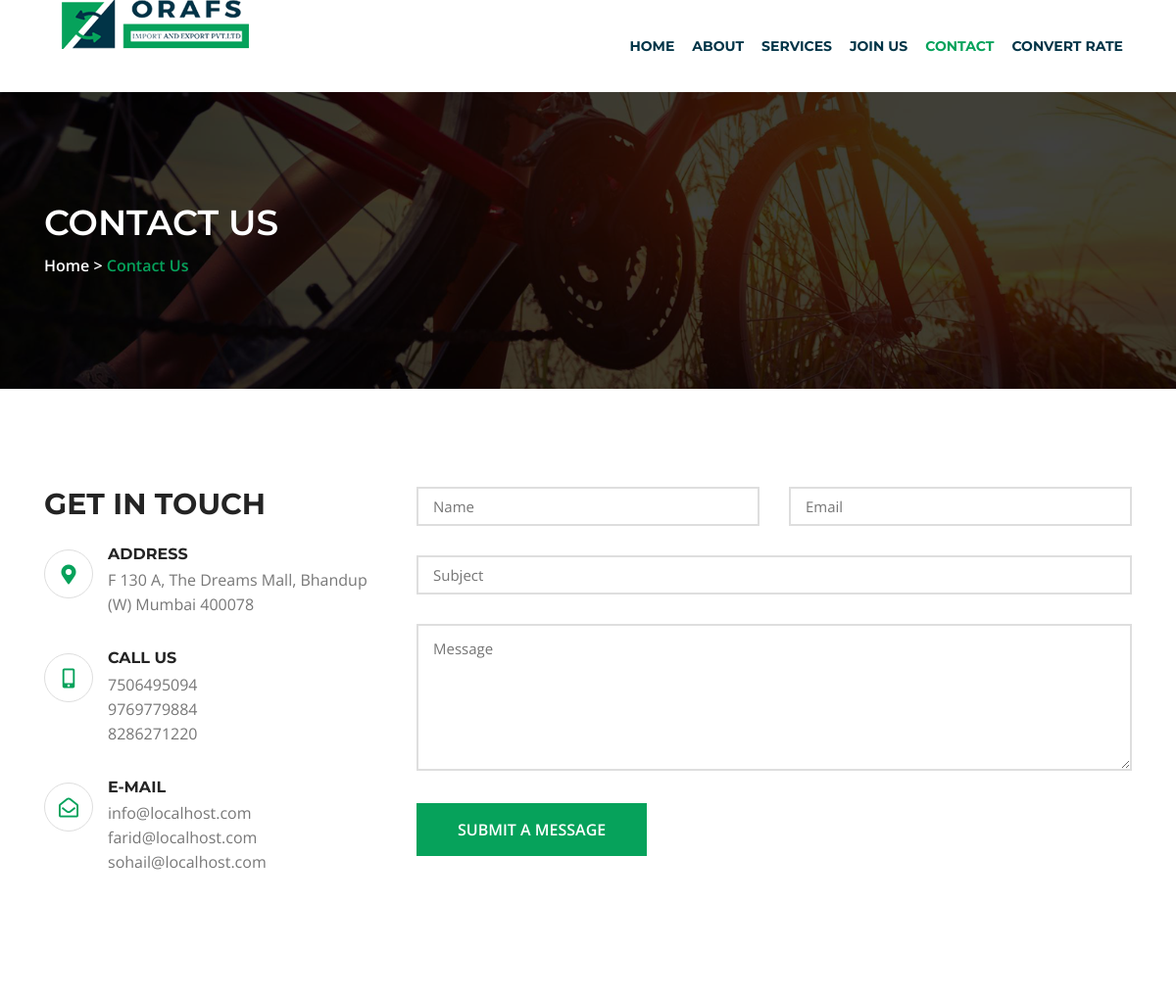
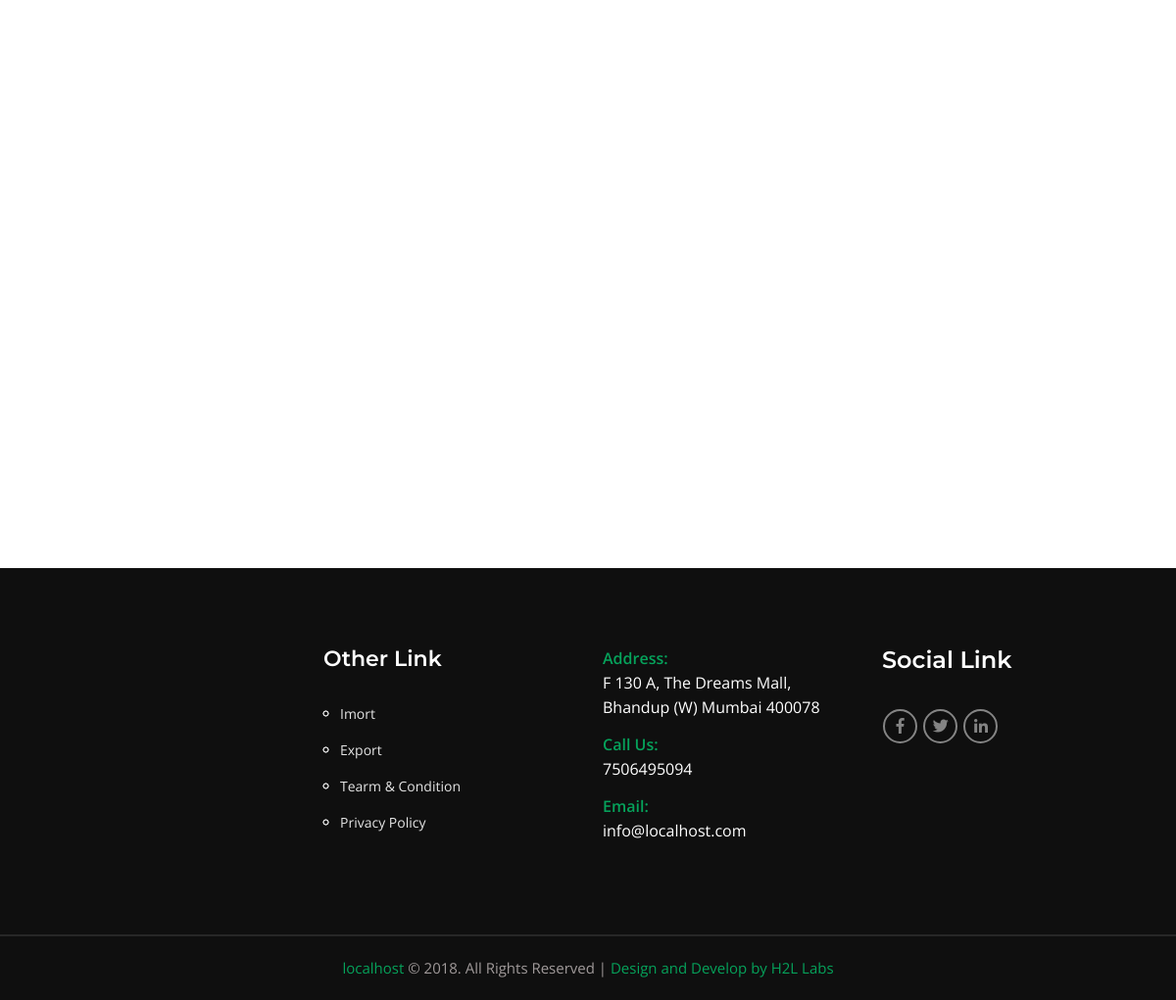
The page /contact-us.php on the database its author committed (2 pictures, top to bottom).
### tables this page shows
CREATE TABLE `menus` (
  `id` int(11) NOT NULL,
  `website_url` varchar(255) NOT NULL,
  `home` varchar(50) NOT NULL,
  `about` varchar(50) NOT NULL,
  `services` varchar(50) NOT NULL,
  `import` varchar(50) NOT NULL,
  `export` varchar(50) NOT NULL,
  `port` varchar(50) NOT NULL,
  `convert_rate` varchar(50) NOT NULL,
  `joinus` varchar(50) NOT NULL,
  `contact` varchar(50) NOT NULL
);

CREATE TABLE `cms_pages` (
  `id` int(11) NOT NULL,
  `website_url` varchar(255) NOT NULL,
  `page_name` varchar(75) NOT NULL,
  `title` varchar(255) NOT NULL,
  `description` varchar(255) NOT NULL,
  `keywords` varchar(255) NOT NULL,
  `url` varchar(255) NOT NULL,
  `image` varchar(255) NOT NULL,
  `image1` varchar(255) NOT NULL,
  `content1` varchar(500) NOT NULL,
  `content2` varchar(500) NOT NULL,
  `content3` varchar(500) NOT NULL,
  `contact1` varchar(11) NOT NULL,
  `contact3` varchar(11) NOT NULL,
  `contact2` varchar(11) NOT NULL,
  `email1` varchar(255) NOT NULL,
  `email2` varchar(255) NOT NULL,
  `email3` varchar(255) NOT NULL,
  `address` varchar(500) NOT NULL,
  `status` int(1) NOT NULL
);

### visiondecoder/Packages/Database/DB.php (called while the page is built, shortened)
<?php
class DB {
	private $Mysqli;
	private $tableName;
	function __construct() {
		$this->Mysqli = new \mysqli("localhost", "toot", "", "db_name");
		return $this->Mysqli;
	}
	public function SelectTable($tableName) {
		$this->tableName = $tableName;
	}
	public function query($query) {
		$queryResult = $this->Mysqli->query($query) or die($this->Mysqli->error);
		return $queryResult;
	}
	public function SelectAllWhere($condition) {
		foreach ($condition as $key => $value) {
			$query = "SELECT * FROM $this->tableName WHERE $key = '$value'";
		}
		$queryResult = $this->query($query);
		return $queryResult;
	}
}

### config/bootstrap.php (called while the page is built, shortened)
<?php
$DB = new visiondecoder\Packages\Database\DB();
$CMS = new visiondecoder\Packages\CMS\CMS($DB);

### visiondecoder/Packages/CMS/CMS.php (called while the page is built, shortened)
<?php
class CMS {
	public $DB;
	private $pageName;
	private $websiteUrl;
	function __construct($DB) {
		$this->DB = $DB;
		$this->websiteUrl = 'http://localhost.com/';
	}
	public function setPage($pageName) {
		$this->pageName = $pageName;
	}
	public function FetchCMSContents() {
		$cmsResult = $this->DB->SelectAllWhere(['website_url' => $this->websiteUrl]);
		$cmsContents = [];
		while ($records = $cmsResult->fetch_object()) {
			$cmsContents = $records;
		}
		return $cmsContents;
	}
	public function FetchCMSPage() {
		$cmsResult = $this->DB->SelectAllWhere(['page_name' => $this->pageName]);
		$cmsContents = [];
		while ($records = $cmsResult->fetch_object()) {
			$cmsContents = $records;
		}
		return $cmsContents;
	}
	public function FetchMenus() {
		$menuResult = $this->DB->SelectAllWhere(['website_url' => $this->websiteUrl]);
		$menus = [];
		while ($records = $menuResult->fetch_object()) {
			$menus = $records;
		}
		return $menus;
	}
}

### views/contact-us.php (the view, shortened to what this page needs)
<?php include 'header.php';?>
<?php
$CMS->setPage('contact');
$contactCMS = $CMS->FetchCMSPage();
?>
		<section id="about-area" class="out-slider">
			<div class="container">
				<div class="row">
					<div class="col-lg-12">
						<div class="out-slider-content">
							<h2>contact us</h2>
							<p>Home > <span> Contact Us</span></p>
						</div>
					</div>
				</div>
			</div>
		</section>
		<section id="contacts-area" class="pt-60 pb-100">
			<div class="container">
				<div class="row">
					<div class="col-lg-4 col-md-7 pt-40">
						<div class="touch-text">
							<div class="address-title">
								<h6>Get in touch</h6>
							</div>
							<div class="address">
								<i class="fas fa-map-marker-alt"></i>
								<div class="address-text">
									<h6>address</h6>
									<p><?=$contactCMS->address;?></p>
								</div>
							</div>
							<div class="address">
								<i class="fas fa-mobile-alt"></i>
								<div class="address-text">
									<h6>call us</h6>
									<p><?=$contactCMS->contact1;?>
									<br /><?=$contactCMS->contact2;?>
									<br /><?=$contactCMS->contact3;?></p>
								</div>
							</div>
							<div class="address">
								<i class="far fa-envelope-open"></i>
								<div class="address-text">
									<h6>e-mail</h6>
									<p><?=$contactCMS->email1;?></p>
									<p><?=$contactCMS->email2;?></p>
									<p><?=$contactCMS->email3;?></p>
								</div>
							</div>
						</div>
					</div>
					<div class="col-lg-8 col-md-12 pt-40">
						<form id="contact-form" class="row" action="join_us.php" method="POST">
							<div class="col-lg-6">
								<div class="contact-form-box">
									<input type="text" class="name-le" name="name" required placeholder="Name"/>
								</div>
							</div>
							<div class="col-lg-6">
								<div class="contact-form-box">
									<input type="email" class="name-rl" name="email" required placeholder="Email"/>
								</div>
							</div>
							<div class="col-lg-12">
								<div class="contact-form-box">
									<input type="text" class="name-le" name="subject" required placeholder="Subject"/>
								</div>
							</div>
							<div class="col-lg-12">
								<div class="contact-form-box">
									<textarea name="message" class="col-12" required placeholder="Message"></textarea>
								</div>
							</div>
							<div class="col-lg-12">
								<div class="contact-form-box">
									<button type="submit" class="btn hvr-shutter-in-vertical pd-r">Submit A Message</button>
								</div>
							</div>
						</form>
						<p class="form-message"></p>
					</div>
				</div>
				<div class="row pt-60">
					<div class="col-lg-12">
						<div id="contact-map"></div>
					</div>
				</div>
			</div>
		</section>
<?php include 'footer.php';?>

### views/header.php (shortened to what this page needs)
<?php
require_once '../config/bootstrap.php';
$menus = $CMS->FetchMenus();
$currentUrlArray = explode('/', $_SERVER['REQUEST_URI']);
$currentUrl = end($currentUrlArray);
?>
<!DOCTYPE html>
<html class="no-js" lang="en-US">
<head>
        <link rel="stylesheet" href="<?=VIEWS;?>css/plugins.css">
        <link rel="stylesheet" href="<?=VIEWS;?>css/font/flaticon.css">
        <link rel="stylesheet" href="<?=VIEWS;?>css/style.css">
        <link rel="stylesheet" href="<?=VIEWS;?>css/responsive.css">
    </head>
    <body>
		<nav class="navbar navbar-expand-lg btco-hover-menu">
			<div class="container">
				<div class="heder-logo">
					<a class="navbar-brand top-logo" href="index.php">
						<img src="<?=VIEWS;?>img/Logooraf.png" alt="logo" />
					</a>
				</div>
				<div class="collapse navbar-collapse" id="navbarNavDropdown">
					<ul class="navbar-nav ml-auto" id="my-menu">
						<li class="nav-item <?=($currentUrl == "index.php") ? 'active' : '';?>">
							<a class="nav-link" href="index.php"><?=$menus->home;?></a>
						</li>
						<li class="nav-item <?=($currentUrl == "about-us.php") ? 'active' : '';?>">
							<a class="nav-link" href="about-us.php"><?=$menus->about;?></a>
						</li>
						<li class="nav-item dropdown <?=($currentUrl == "import.php" || $currentUrl == "export.php" || $currentUrl == "ports.php") ? 'active' : '';?>">
							<a class="nav-link dropdown-toggle" href="#" id="navbarDropdownMenuLinkOne" data-toggle="dropdown" aria-haspopup="true" aria-expanded="false">
								<?=$menus->services;?>
							</a>
						</li>
						<li class="nav-item <?=($currentUrl == "join-us.php") ? 'active' : '';?>">
							<a class="nav-link" href="join-us.php"><?=$menus->joinus;?></a>
						</li>
						<li class="nav-item <?=($currentUrl == "contact-us.php") ? 'active' : '';?>">
							<a class="nav-link" href="contact-us.php"><?=$menus->contact;?></a>
						</li>
						<li class="nav-item <?=($currentUrl == "convert-rate.php") ? 'active' : '';?>">
							<a class="nav-link" href="convert-rate.php"><?=$menus->convert_rate;?></a>
						</li>
					</ul>
				</div>
			</div>
		</nav>

### views/footer.php (shortened to what this page needs)
<?php
$CMS->setPage('about');
$CMS->setPage('contact');
$contactCMS = $CMS->FetchCMSPage();
$cmsContents = $CMS->FetchCMSContents();
?>
		<footer id="footer-area" class="pt-50 pb-75 footer-area">
			<div class="container">
				<div class="row">
					<div class="col-lg-3 col-md-6 pt-30">
						<div class="footer-item">
						</div>
					</div>
					<div class="col-lg-3 col-md-6 pt-30">
						<div class="footer-item">
							<h3>Other Link</h3>
							<ul>
								<li><a href="import.php">Imort</a></li>
								<li><a href="export.php">Export</a></li>
								<li><a href="#">Tearm & Condition </a></li>
								<li><a href="#">Privacy Policy</a></li>
							</ul>
						</div>
					</div>
					<div class="col-lg-3 col-md-6 pt-30">
						<div class="footer-add">
								<p><span>Address:</span>
								<br /><?=$contactCMS->address;?></p>
								<p><span>Call Us:</span>
								<br /><?=$contactCMS->contact1;?></p>
								<p><span>Email:</span>
								<br /><?=$contactCMS->email1;?></p>
							</div>
					</div>
					<div class="col-lg-3 col-md-6 pt-30">
						<div class="socile-footer">
							<h3>Social Link</h3>
								<a href="<?=$cmsContents->facebook_link;?>"><i class="fab fa-facebook-f"></i></a>
								<a href="<?=$cmsContents->twitter_link;?>"><i class="fab fa-twitter"></i></a>
								<a href="<?=$cmsContents->linkedin_link;?>"><i class="fab fa-linkedin-in"></i></a>
							</div>
					</div>
				</div>
			</div>
		</footer>
		<div id="copy-right" class="text-center">
			<p><span>localhost</span> © 2018. All Rights Reserved  | <a class="textcolor" href="http://visiondecoder.com" target="blank">Design and Develop by H2L Labs</a> </p>
		</div>
    </body>
</html>

### views/css/style.css (style rules this page uses)
body,html { overflow-x: hidden; }
body { color: #242424; font-family: 'Montserrat', sans-serif; }
ul { list-style: none; }
p { font-family: 'Open Sans', sans-serif; font-size: 16px; color: #242424; }
a { font-family: 'Open Sans', sans-serif; }
.btn { font-size: 16px; letter-spacing: 0px; line-height: 24px; font-family: "Open Sans"; font-weight: 600; text-align: center; text-transform: uppercase; border: 2px solid #06a25b; padding: 13px 40px; border-radius: 0; }
.hvr-shutter-in-vertical { background: transparent; color: #fff; }
.hvr-shutter-in-vertical:before { background: #06a25b; }
.navbar { -webkit-transition:padding 0.4s ease; -o-transition:padding 0.4s ease; transition:padding 0.4s ease; font-family: 'Montserrat', sans-serif; background: #000000; background-color: #fff; }
#my-menu li.active a { color: #06a25b; }
#my-menu li a { color: #013447; font-size: 15px; font-weight: 400; text-transform: uppercase; padding: 40px 12px; position: relative; background: unset; letter-spacing: 1px; font-family: "Montserrat"; font-weight: bold; background-color: #fff; }
#my-menu li a:hover, #my-menu .active { color: #06a25b; }
.dropdown-toggle:after { display: none; }
.pd-r { margin-right: 15px; }
.out-slider { background-image:url(../img/bg3.png); background-position:center; background-size: cover; }
.out-slider-content { margin-top: 112px; margin-bottom: 113px; color: #fff; }
.out-slider-content h2 { padding-bottom: 10px; text-transform: uppercase; }
.out-slider-content p { color: #fff; font-weight: 600; }
.out-slider-content p span { color: #06a25b; }
#contact-map { margin-top: 15px; }
.address-title { margin-bottom: 23px; }
.address-title h6 { text-transform: uppercase; font-weight: 700; margin-bottom: 10px; font-size: 30px; }
.address { margin-bottom:32px; }
.address i { display: inline-block; float: left; margin-right: 15px; color: #06a25b; font-size: 20px; border: 1px solid #dedede; line-height: 50px; width: 50px; height: 50px; text-align: center; border-radius: 50%; margin: 5px 0; margin-right: 15px; }
.address-text { overflow: hidden; }
.address-text h6 { text-transform: uppercase; font-size: 16px; font-weight: 700; padding-bottom: 5px; }
.address-text p { color: #777; }
.contact-form-box input { width: 100%; height: 40px; padding: 0 15px; margin-bottom: 30px; border: 2px solid #dedede; font-size: 15px; color: rgb(36,36,36); font-family: "Open Sans"; }
.contact-form-box textarea { width: 100%; height: 150px; padding: 15px; margin-bottom: 30px; border: 2px solid #dedede; font-size: 15px; color: rgb(36,36,36); font-family: "Open Sans"; }
#contact-map { width: 100%; height: 500px }
.form-message { font-size: 15px; font-weight: 600; padding-top: 10px; }
.footer-area { padding-bottom: 80px !important; }
#footer-area { background: #0f0f0f; color: #fff; }
.footer-item a { color: #e5e5e5; }
.footer-add p { padding-bottom: 13px; font-style: unset; }
.footer-add span { color: #06a25b; font-weight: 600; }
.socile-footer a { width: 35px; height: 35px; border: 2px solid #848484; color: #848484; text-align: center; padding: 7px 0; display: inline-block; border-radius: 100%; margin-right: 10px; }
.footer-item h3, .socile-footer h3 { padding-bottom: 35px; }
.footer-item ul { list-style: circle; margin: 0 0 0 17px; }
.footer-item ul li a { text-decoration: none; color: #e5e5e5; margin-bottom: 22px; display: inherit; font-size: 14px; transition: .3s ease-in; }
#copy-right { background: #0f0f0f; border-top: 2px solid #272727; padding: 20px 0; }
#copy-right p { color: #a09a9a; font-size: 15px; font-weight: 400; }
#copy-right p span { color: #06a25b; }
.textcolor { color: #06a25b; }
.footer-add p { color: #fff; }

### views/css/responsive.css (style rules this page uses)
@media (min-width: 992px) and (max-width: 1200px) { .socile-footer a { margin: 0 1px; } }
@media (min-width: 992px) and (max-width: 1200px) { .btco-hover-menu a, .navbar > li > a { text-transform: capitalize; padding: 4px 13px; } }
@media (min-width: 992px) and (max-width: 1200px) { #my-menu li a { font-size: 15px; padding: 40px 9px; } }
@media (min-width: 992px) and (max-width: 1200px) { #my-menu li a { font-size: 14px; letter-spacing: 0; } }
@media (min-width: 992px) and (max-width: 1200px) { .shop-text h3, .footer-item h3, .portfolio-item-text h3 { font-size: 22px; } }

### rows shown on the page
menus: home "HOME", about "ABOUT", services "SERVICES", joinus "JOIN US", contact "CONTACT", convert_rate "CONVERT RATE"
cms_pages: address "F 130 A, The Dreams Mall, Bhandup (W) Mumbai 400078", contact1 "7506495094", contact2 "9769779884", contact3 "8286271220", email1 "info@localhost.com", email2 "farid@localhost.com", email3 "sohail@localhost.com"
